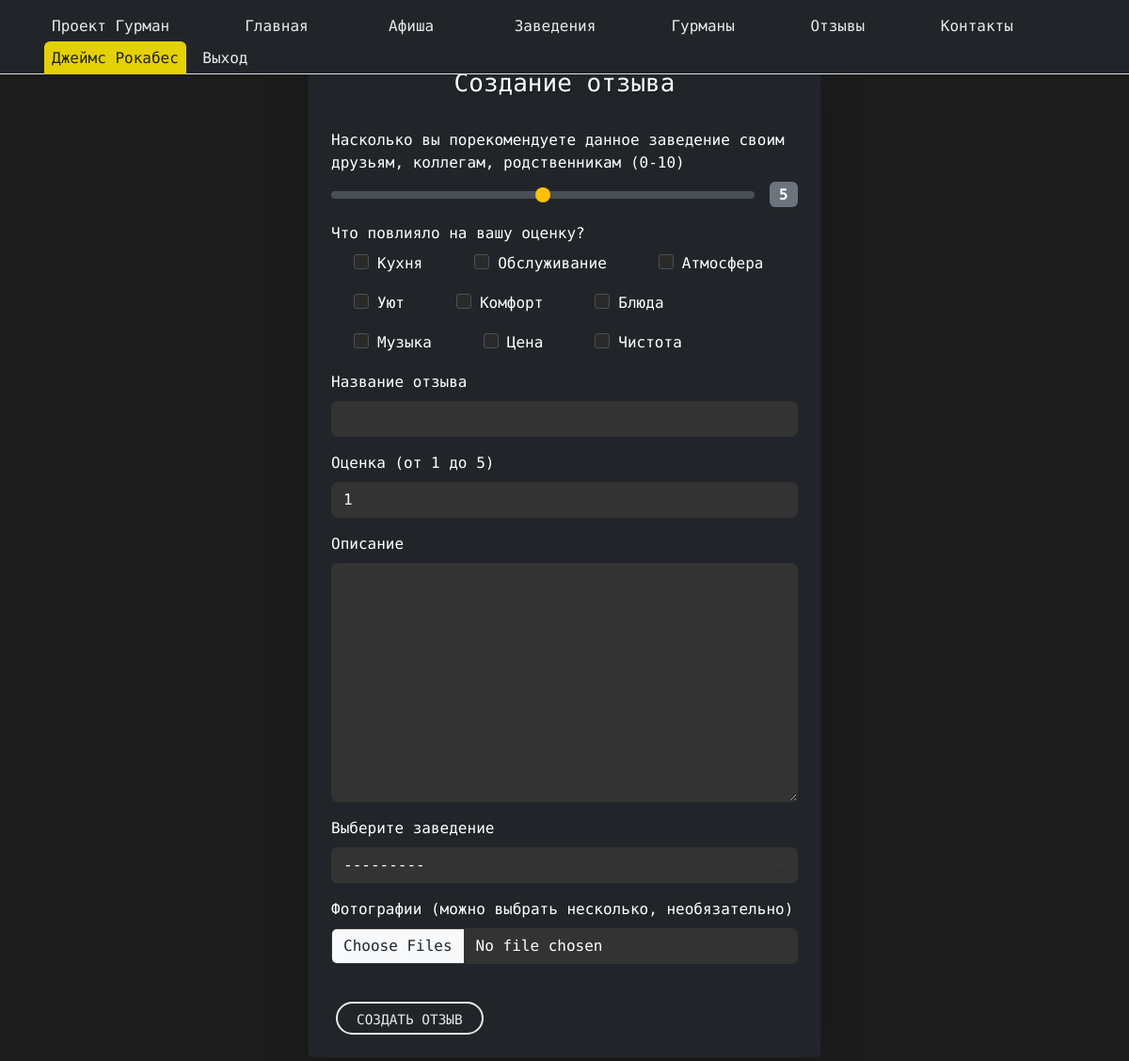
Screenshot of /reviews/create/ (signed in) with the database file from the repository.
### landing/models.py (models this page shows, shortened)
class User(AbstractBaseUser, PermissionsMixin):
    ROLE_CHOICES = (
        ("gourmand", "Гурман"),
        ("owner", "Владелец заведения"),
    )
    email = models.EmailField(unique=True)
    first_name = models.CharField(max_length=30, blank=True)
    last_name = models.CharField(max_length=30, blank=True)
    role = models.CharField(max_length=10, choices=ROLE_CHOICES, default="gourmand", db_index=True)
    is_active = models.BooleanField(default=True)
    is_staff = models.BooleanField(default=False)
    slug = models.SlugField(max_length=100, blank=True, unique=True, verbose_name="Слаг")
    date_joined = models.DateTimeField(auto_now_add=True, db_index=True)
    objects = UserManager()
    USERNAME_FIELD = "email"
    REQUIRED_FIELDS = ["first_name", "last_name"]
    def is_gourmand(self):
        return self.role == "gourmand"

class NPSTag(models.Model):
    name = models.CharField(max_length=20, unique=True)
    label = models.CharField(max_length=50)
    def __str__(self):
        return self.label

### landing/views.py (the view, shortened to what this page needs)
# urls.py: path('reviews/create/', views.create_review, name='create_review'),
@login_required
def create_review(request):
    if not request.user.is_gourmand():
        return redirect('index')
    place_id = request.GET.get('place')
    initial_data = {}
    if place_id:
        try:
            place = Place.objects.get(id=place_id)
            initial_data['place'] = place
        except Place.DoesNotExist:
            pass
    form = ReviewCreateForm(initial=initial_data)
    return render(request, "review/create.html", {"form": form})

### landing/models.py (called while the page is built)
    def __str__(self):
        return self.name

### templates/review/create.html (shortened to what this page needs)
{% extends 'landing/base.html' %}
{% load static %}
{% block content %}
<div class="container my-5">
    <div class="row justify-content-center">
        <div class="col-md-6">
            <div class="card bg-dark text-white shadow-lg p-4">
                <h2 class="text-center mb-4 custom-text-color">Создание отзыва</h2>
                <form method="POST" action="{% url 'create_review' %}" enctype="multipart/form-data">
                    <div class="mb-3">
                        <label for="{{ form.nps_score.id_for_label }}" class="form-label">Насколько вы порекомендуете данное заведение своим друзьям, коллегам, родственникам (0-10)</label>
                        <div class="d-flex align-items-center gap-3">
                            <input type="range" name="{{ form.nps_score.name }}" id="{{ form.nps_score.id_for_label }}"
                                   min="0" max="10" step="1" value="{{ form.nps_score.value|default:5 }}"
                                   class="form-range" oninput="document.getElementById('npsScoreValue').innerText = this.value">
                            <span id="npsScoreValue" class="badge bg-secondary">{{ form.nps_score.value|default:5 }}</span>
                        </div>
                    </div>
                    <div class="mb-3">
                        <label class="form-label">Что повлияло на вашу оценку?</label>
                        <div class="d-flex flex-wrap gap-3">
                            {% for tag in form.nps_tags.field.queryset %}
                                <div class="form-check">
                                    <label for="nps_tag_{{ tag.id }}" class="form-check-label">{{ tag }}</label>
                                </div>
                            {% endfor %}
                        </div>
                    </div>
                    <div class="mb-3">
                        <label for="{{ form.name.id_for_label }}" class="form-label">Название отзыва</label>
                        {{ form.name }}
                    </div>
                    <div class="mb-3">
                        <label for="{{ form.gourmand_rating.id_for_label }}" class="form-label">Оценка (от 1 до 5)</label>
                        {{ form.gourmand_rating }}
                    </div>
                    <div class="mb-3">
                        <label for="{{ form.description.id_for_label }}" class="form-label">Описание</label>
                        {{ form.description }}
                    </div>
                    <div class="mb-3">
                        <label for="{{ form.place.id_for_label }}" class="form-label">Выберите заведение</label>
                        {{ form.place }}
                    </div>
                    <div class="mb-3">
                        <label for="images" class="form-label">Фотографии (можно выбрать несколько, необязательно)</label>
                        <input type="file" name="images" id="images" class="form-control" multiple>
                    </div>
                    <div class="button_user pt-4">
                        <button type="submit" class="btn custom-button btn-sm">Создать отзыв</button>
                    </div>
                </form>
            </div>
        </div>
    </div>
</div>
{% endblock %}

### templates/includes/header.html (shortened to what this page needs)
{% load static %}
{% url 'events' as events_url %}
{% url 'places' as places_url %}
{% url 'index' as index_url %}
{% url 'reviews' as reviews_url %}
{% url 'gourmands' as gourmands_url %}
{% url 'contacts' as contacts_url %}
<nav class="navbar navbar-expand-xl bg_dark fixed-top pb-0" aria-label="Основная навигация" >
    <div class="container-fluid px-3">
            <ul class="navbar-nav">
              <li class="nav-item button_user">
                <a class="navbar-brand custom-text-color pb-0 fs-5" href="{% url 'index' %}">Проект Гурман</a>
              </li>
            </ul>
              <div class="collapse navbar-collapse right_header_info fixed-top bg-dark" id="navbarNav">
                <ul class="navbar-nav ms-auto nav nav-tabs nav nav-link contact-info">
                  <li class="nav-item button_user">
                    <a class="button nav-link" href="{% url 'index' %}">Проект Гурман</a>
                  </li>
                  <li class="nav-item button_user">
                    <a class="button nav-link  {% if request.path == index_url %}active{% endif %}" href="{% url 'index' %}">Главная</a>
                  </li>
                  <li class="nav-item button_user">
                    <a class="button nav-link {% if request.path == events_url %}active{% endif %}" href="{% url 'events' %}">Афиша</a>
                  </li>
                  <li class="nav-item button_user">
                    <a class="button nav-link {% if request.path == places_url %}active{% endif %}" href="{% url 'places' %}">Заведения</a>
                  </li>
                  <li class="nav-item button_user">
                    <a class="button nav-link {% if request.path == gourmands_url %}active{% endif %}" href="{% url 'gourmands' %}">Гурманы</a>
                  </li>
                  <li class="nav-item button_user">
                    <a class="button nav-link {% if request.path == reviews_url %}active{% endif %}" href="{% url 'reviews' %}">Отзывы</a>
                  </li>
                  <li class="nav-item button_user">
                    <a class="button nav-link {% if request.path == contacts_url %}active{% endif %}" href="{% url 'contacts' %}">Контакты</a>
                  </li>
                  {% if request.user.is_authenticated %}
                    <li class="nav-item button_user">
                      <a class="button nav-link active" href="{% url 'profile' %}">{{ request.user.first_name }} {{ request.user.last_name }}</a>
                      <a class="button nav-link" href="{% url 'signout' %}">Выход</a>
                    </li>
                  {% else %}
                    <li class="button_user">
                      <a class="button nav-link" href="{% url 'signin' %}" >Вход</a>
                      <a class="button nav-link" href="{% url 'signup' %}" >Регистрация</a>
                    </li>
                  {% endif %}
                </ul>
              </div>
              </div>
</nav>

### landing/static/landing/css/style.css (style rules this page uses)
body { background-color: #1c1c1c; color: white; font-family: 'LXGW WenKai Mono TC', 'Arial', sans-serif; min-height: 100vh; display: flex; flex-direction: column; }
a { color: #1f1f1f; text-decoration: none !important; outline: none !important; transition: all 0.3s ease-in-out; }
h1, h2, h3, h4, h5, h6 { letter-spacing: 0; font-weight: normal; position: relative; padding: 0 0 10px 0; line-height: normal; color: #111111; margin: 0; }
h2 { font-size: 26px; }
.contact-info { display: flex; align-items: center; justify-content: center; }
.contact-info li { display: flex; align-items: center; margin-right: 15px; }
button { border: 0; margin: 0; padding: 0; cursor: pointer; }
.button_user a:hover, .button_user a:focus, .button_user a.active { background: #e3d105; color: #fff; border-color: #e3d105; color: #222; }
.button_user a { float: left; min-width: 75px; height: 35px; text-align: center; line-height: 35px; position: relative; padding: 0 15px; margin: 0 2px; }
.right_header_info { padding-top: 10px; width: 100%; }
.right_header_info ul { list-style: none; padding: 0; margin: 0; }
.right_header_info ul li { display: inline; font-size: 16px; margin-left: 45px; color: #eaeaea; font-weight: 400; }
.right_header_info ul li a { color: #eaeaea; font-weight: 300; }
.button_user .custom-button { display: inline-block; min-width: 120px; height: 35px; line-height: 35px; text-align: center; padding: 0 20px; margin: 0 5px; color: #eaeaea; border: 2px solid #eaeaea; border-radius: 25px; transition: all 0.3s ease; text-transform: uppercase; font-size: 0.9rem; }
.custom-text-color { color: #eaeaea; padding-right: 1rem; padding-left: 1rem; }
.nav-link.active { background: #e3d105 !important; color: #222 !important; border-color: #e3d105 !important; }
.nav-link { border-top: none!important; border-left: none!important; border-right: none!important; }
.button_user a.active { background: #e3d105; color: #000000; border: none !important; }
.bg_dark { color: #eaeaea; background: #111111; }
.navbar { display: flex; justify-content: start; }
.navbar-nav { display: flex; justify-content: start; }
.form-select { background-color: #2a2a2a; color: #f8f9fa; border: 1px solid #444; font-size: 1rem; }
.form-control, .form-select, .form-check-input { background-color: #333; color: #fff; border: 1px solid #333; }
.form-control::placeholder { color: #ffffff; opacity: 0.7; }
.form-check-label { position: relative; padding-left: 25px; cursor: pointer; }
.form-check-label::before { content: ''; position: absolute; left: 0; top: 2px; width: 16px; height: 16px; background-color: #2a2a2a ; border: 1px solid #495057; border-radius: 3px; }
.custom-text-color { color: #fff; text-shadow: 1px 1px 2px rgba(0, 0, 0, 0.3); }

### templates/review/create.html (style rules this page uses)
.form-check { margin-right: 15px; min-width: 60px; }
.form-check-label { color: #fff; }
.d-flex.flex-wrap { gap: 15px; }
.form-range { width: 100%; }
.badge { font-size: 1rem; }

### rows the page displays
User: user.first_name "Джеймс", user.last_name "Рокабес"
NPSTag: label "Кухня"
NPSTag: label "Обслуживание"
NPSTag: label "Атмосфера"
NPSTag: label "Уют"
NPSTag: label "Комфорт"
NPSTag: label "Блюда"
NPSTag: label "Музыка"
NPSTag: label "Цена"
NPSTag: label "Чистота"
